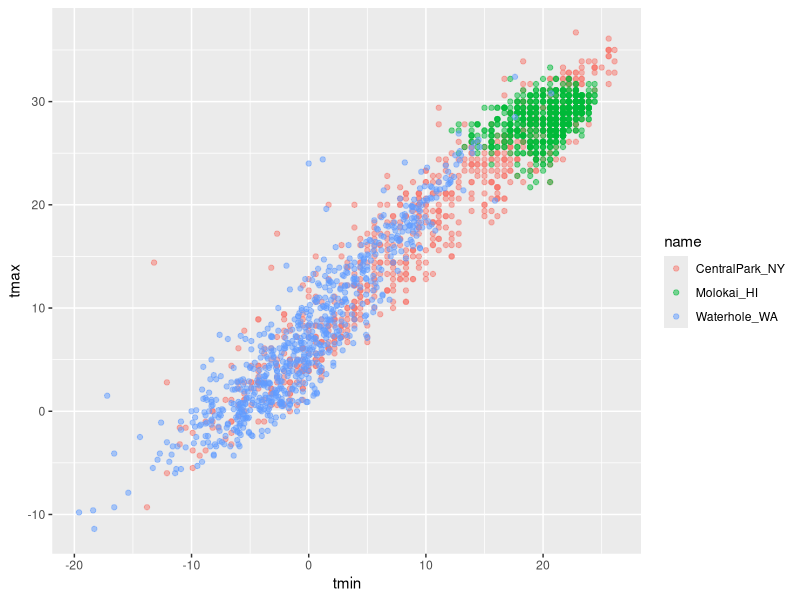
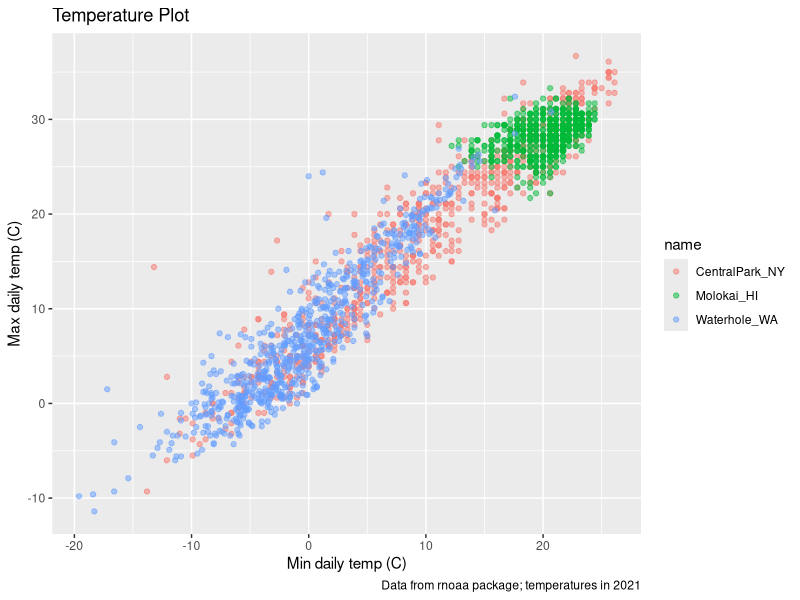
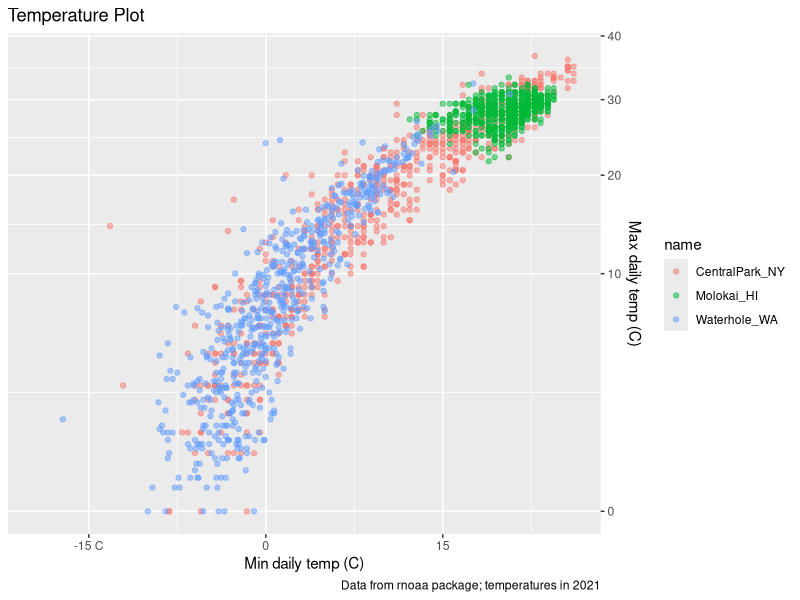
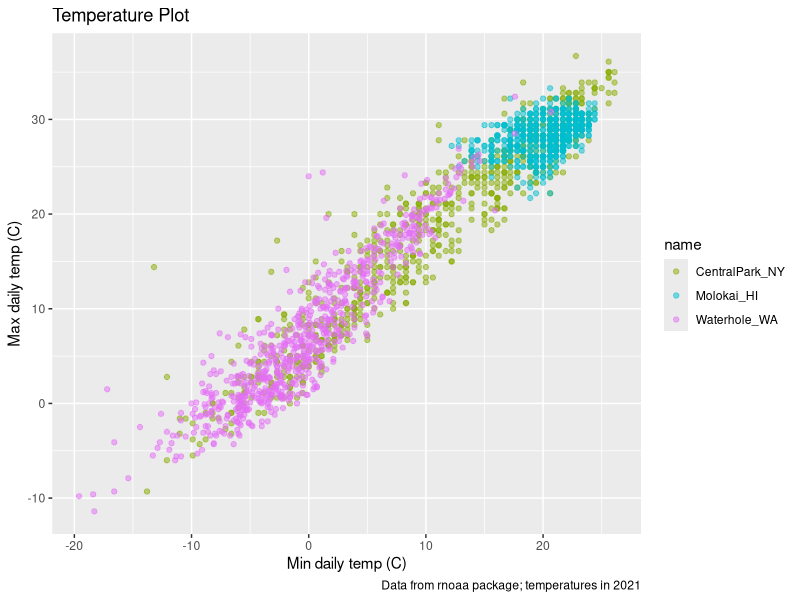
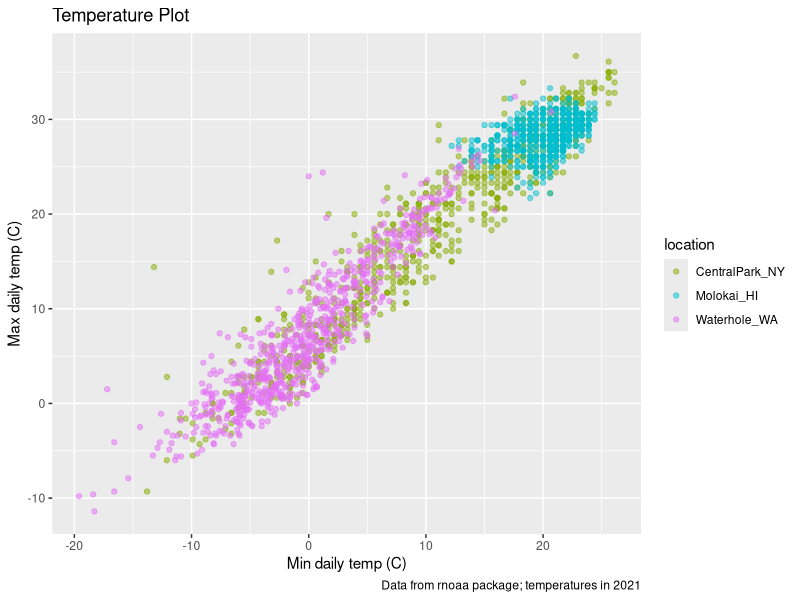
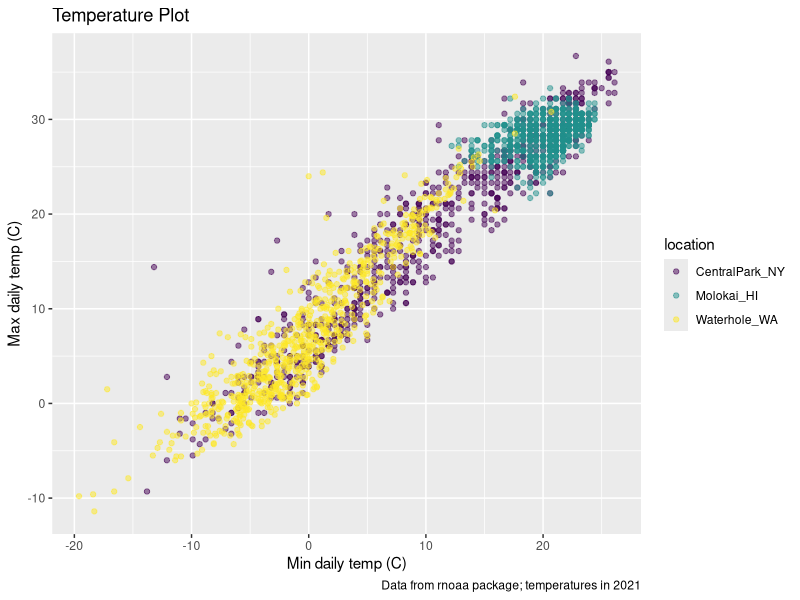

Reproduce these figures in R, in order.
## ---- chunk 1
library(tidyverse)
library(patchwork)
## ---- chunk 2
weather_df = read_csv(file = "./data/weather_df.csv")
  
weather_df
## ---- chunk 3
weather_df %>%
  ggplot(aes(x=tmin, y=tmax, color = name))+
  geom_point(alpha=.5)
## ---- chunk 4
weather_df %>%
  ggplot(aes(x=tmin, y=tmax, color = name))+
  geom_point(alpha=.5)+
  labs(
    title = "Temperature Plot",
    x = "Min daily temp (C)",
    y = "Max daily temp (C)",
    caption = "Data from rnoaa package; temperatures in 2021"
  )
## ---- chunk 5
weather_df %>%
  ggplot(aes(x=tmin, y=tmax, color = name))+
  geom_point(alpha=.5)+
  labs(
    title = "Temperature Plot",
    x = "Min daily temp (C)",
    y = "Max daily temp (C)",
    caption = "Data from rnoaa package; temperatures in 2021"
  )+
  scale_x_continuous(
    breaks = c(-15, 0, 15),
    labels = c("-15 C", "0", "15")
  )+
  scale_y_continuous(
    trans = "sqrt",
    position = "right"
  )

## ---- chunk 6
weather_df %>%
  ggplot(aes(x=tmin, y=tmax, color = name))+
  geom_point(alpha=.5)+
  labs(
    title = "Temperature Plot",
    x = "Min daily temp (C)",
    y = "Max daily temp (C)",
    caption = "Data from rnoaa package; temperatures in 2021"
  )+
 scale_color_hue(h=c(100,300))

## ---- chunk 7
weather_df %>%
  ggplot(aes(x=tmin, y=tmax, color = name))+
  geom_point(alpha=.5)+
  labs(
    title = "Temperature Plot",
    x = "Min daily temp (C)",
    y = "Max daily temp (C)",
    caption = "Data from rnoaa package; temperatures in 2021"
  )+
 scale_color_hue(
   name = "location",
   h=c(100,300))

## ---- chunk 8
weather_df %>%
  ggplot(aes(x=tmin, y=tmax, color = name))+
  geom_point(alpha=.5)+
  labs(
    title = "Temperature Plot",
    x = "Min daily temp (C)",
    y = "Max daily temp (C)",
    caption = "Data from rnoaa package; temperatures in 2021"
  )+
 viridis::scale_color_viridis(
   name = "location",
   discrete=TRUE)

